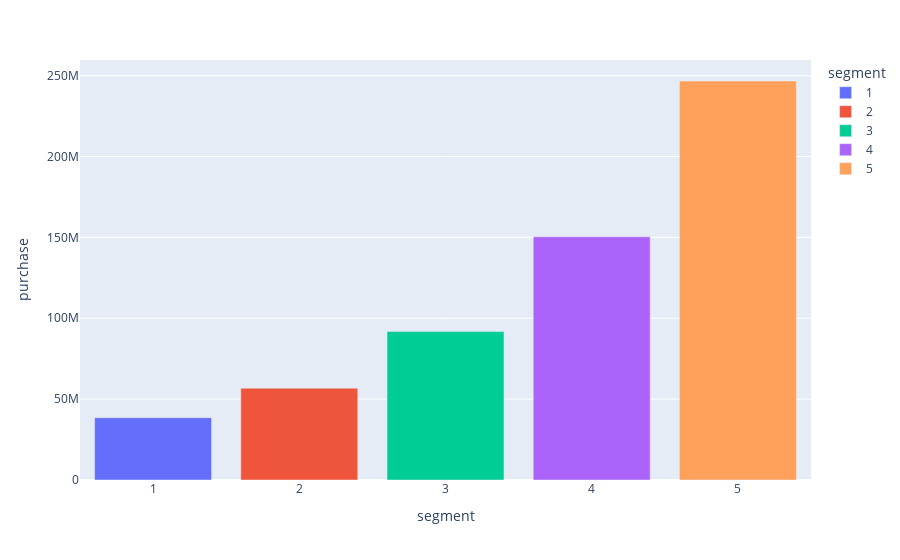

Notebook code for this chart:
### Code cell
px.bar(df.groupby('segment', as_index=False).agg({'purchase': 'sum'}).round(), 
       x='segment', y='purchase', color='segment')

### Figure 1 — Plotly figure (JSON) as saved in the notebook; plotly's stock layout.template omitted (floating-point values rounded to 4 significant figures)
{"data": [{"alignmentgroup": "True", "hovertemplate": "segment=%{x}<br>purchase=%{y}<extra></extra>", "legendgroup": "1", "marker": {"color": "#636efa", "pattern": {"shape": ""}}, "name": "1", "offsetgroup": "1", "orientation": "v", "showlegend": true, "textposition": "auto", "type": "bar", "x": [1], "xaxis": "x", "y": [38506353], "yaxis": "y"}, {"alignmentgroup": "True", "hovertemplate": "segment=%{x}<br>purchase=%{y}<extra></extra>", "legendgroup": "2", "marker": {"color": "#EF553B", "pattern": {"shape": ""}}, "name": "2", "offsetgroup": "2", "orientation": "v", "showlegend": true, "textposition": "auto", "type": "bar", "x": [2], "xaxis": "x", "y": [56794038], "yaxis": "y"}, {"alignmentgroup": "True", "hovertemplate": "segment=%{x}<br>purchase=%{y}<extra></extra>", "legendgroup": "3", "marker": {"color": "#00cc96", "pattern": {"shape": ""}}, "name": "3", "offsetgroup": "3", "orientation": "v", "showlegend": true, "textposition": "auto", "type": "bar", "x": [3], "xaxis": "x", "y": [91757397], "yaxis": "y"}, {"alignmentgroup": "True", "hovertemplate": "segment=%{x}<br>purchase=%{y}<extra></extra>", "legendgroup": "4", "marker": {"color": "#ab63fa", "pattern": {"shape": ""}}, "name": "4", "offsetgroup": "4", "orientation": "v", "showlegend": true, "textposition": "auto", "type": "bar", "x": [4], "xaxis": "x", "y": [150368703], "yaxis": "y"}, {"alignmentgroup": "True", "hovertemplate": "segment=%{x}<br>purchase=%{y}<extra></extra>", "legendgroup": "5", "marker": {"color": "#FFA15A", "pattern": {"shape": ""}}, "name": "5", "offsetgroup": "5", "orientation": "v", "showlegend": true, "textposition": "auto", "type": "bar", "x": [5], "xaxis": "x", "y": [246712964], "yaxis": "y"}], "layout": {"barmode": "relative", "legend": {"title": {"text": "segment"}, "tracegroupgap": 0}, "margin": {"t": 60}, "xaxis": {"anchor": "y", "categoryarray": [1, 2, 3, 4, 5], "categoryorder": "array", "domain": [0, 1], "title": {"text": "segment"}}, "yaxis": {"anchor": "x", "domain": [0, 1], "title": {"text": "purchase"}}}}
